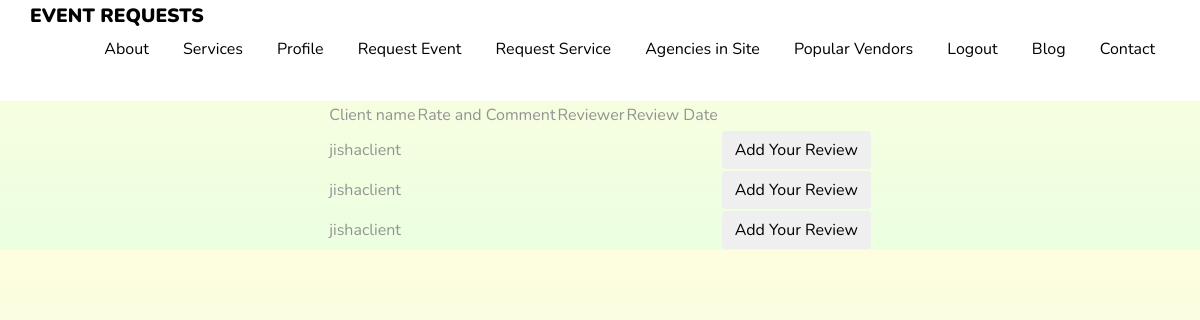
Before: /agency/profile/clientlist/ (signed in) with the older database file.
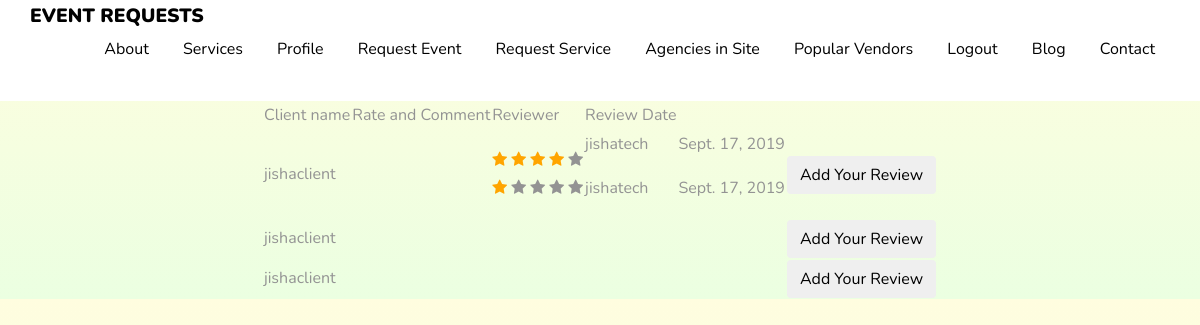
After: the same page with the newer database file.
### event/models.py (models this page shows, shortened)
class Event(models.Model):
    event_name = models.CharField(max_length=255, null=True)
    event_venue = models.CharField(max_length=255, null=True)
    event_type = models.CharField(max_length=255, blank=True, null=True)
    event_budget = models.IntegerField(null=True)
    event_guest_number = models.IntegerField(blank=True, null=True)
    event_date = models.DateField(blank=True, null=True)
    event_time = models.TimeField(blank=True, null=True)
    event_remote_arrange = models.CharField(max_length=255, blank=True, null=True)
    event_size = models.CharField(max_length=255, blank=True, null=True)
    event_description = models.CharField(max_length=2083, blank=True, null=True)
    event_client_name = models.CharField(max_length=255, blank=True, null=True)
    event_client = models.ForeignKey('client.Client', on_delete=models.CASCADE, blank=True, null=True)
    event_agency = models.ForeignKey('agency.Agency', on_delete=models.CASCADE, blank=True, null=True)
    event_username = models.CharField(max_length=255, blank=True, null=True)
    is_secured = models.BooleanField(default=False)

### feedback/models.py (models this page shows)
class Feedback(models.Model):
    customer_name = models.CharField(max_length=120, default=None, blank=True, null=True)
    agency_name = models.CharField(max_length=120, default=None, blank=True, null=True)
    customer_email = models.EmailField(max_length=255, default=None, blank=True, null=True)
    review = models.TextField(default=None, blank=True, null=True)
    date = models.DateField(auto_now_add=True)
    is_favorite = models.IntegerField(choices=Rating_CHOICES, default=1, blank=True, null=True)
    behaviour = models.IntegerField(choices=Rating_CHOICES, default=1, blank=True, null=True)
    professionalism = models.IntegerField(choices=Rating_CHOICES, default=1, blank=True, null=True)
    price_fairness = models.IntegerField(choices=Rating_CHOICES, default=1, blank=True, null=True)
    overall = models.IntegerField(choices=Rating_CHOICES, default=1, blank=True, null=True)
    Average = models.IntegerField(choices=Rating_CHOICES, default=1, blank=True, null=True)

### agency/views.py (the view)
# urls.py: path('clientlist/', clientlist_view, name='clientlist'),
def clientlist_view(request):
    clients = Event.objects.filter(event_username=request.user.username)
    review_client = Event.objects.filter(event_username=request.user.username).order_by('id')[0]
    feedback = Feedback.objects.filter(agency_name=review_client.event_client_name).all()
    return render(request, 'clientlist.html', {'clients': clients, 'feedback': feedback})

### agency/templates/clientlist.html (shortened to what the changed rows need)
<!DOCTYPE html>
{% extends 'new_base.html' %}
{% load static %}
{% block content %}
<div class="site-wrap" id="home-section">
<body>
<link rel="stylesheet" href="https://cdnjs.cloudflare.com/ajax/libs/font-awesome/4.7.0/css/font-awesome.min.css">
<center>
<table>
    <thead>
    <tr>
        <td>  Client name  </td>
        <td>  Rate and Comment  </td>
        <td>  Reviewer    </td>
        <td> Review Date </td>
    </tr>
    </thead>
    {% for client in clients %}
    {% if client.event_client_name %}
    <tr>
        <td>
            {{ client.event_client_name }}
        </td>
        <td>
        </td>
        <td>
            {% for review in feedback %}
            {% if review.agency_name == client.event_client_name %}
                {% if review.is_favorite == 5 %}
    <span class="fa fa-star checked"></span>
    <span class="fa fa-star checked"></span>
    <span class="fa fa-star checked"></span>
    <span class="fa fa-star checked"></span>
    <span class="fa fa-star checked"></span>
    {% elif review.is_favorite == 4 %}
    <span class="fa fa-star checked"></span>
    <span class="fa fa-star checked"></span>
    <span class="fa fa-star checked"></span>
    <span class="fa fa-star checked"></span>
    <span class="fa fa-star"></span>
     {% elif review.is_favorite == 3 %}
    <span class="fa fa-star checked"></span>
    <span class="fa fa-star checked"></span>
    <span class="fa fa-star checked"></span>
    <span class="fa fa-star"></span>
    <span class="fa fa-star"></span>
     {% elif review.is_favorite == 2 %}
    <span class="fa fa-star checked"></span>
    <span class="fa fa-star checked"></span>
    <span class="fa fa-star "></span>
    <span class="fa fa-star"></span>
    <span class="fa fa-star"></span>
     {% elif review.is_favorite == 1 %}
    <span class="fa fa-star checked"></span>
    <span class="fa fa-star "></span>
    <span class="fa fa-star "></span>
    <span class="fa fa-star"></span>
    <span class="fa fa-star"></span>
    {% endif %}
    <br>
            {% endif %}
            {% endfor %}
        </td>
        <td>
            {% for feed in feedback %}
            {% if feed.agency_name == client.event_client_name %}
            <p>{{ feed.customer_name }}</p>
            {% endif %}
            {% endfor %}
        </td>
        <td>
            {% for feed in feedback %}
            {% if feed.agency_name == client.event_client_name %}
            <p>{{ feed.date }}</p>
            {% endif %}
            {% endfor %}
        </td>
        <td>
            <a class="btn-link" href="/feedback/?sku={{ client.event_client_name }}">
            <button type="submit" class="btn btn-default" name="sku" value="{{ client.event_client_name }}"
                style="float: left;">
                Add Your Review
            </button>
            </a>
        </td>
    </tr>
    {% endif %}
    {% endfor %}
</table>
</center>
{% endblock %}

Changed rows visible on the page:
added Feedback: agency_name "jishaclient" (drawn), customer_name "jishatech", date "Sept. 17, 2019", shown under Event (number 1 of 3 on the later page)
added Feedback: agency_name "jishaclient" (drawn), customer_name "jishatech", date "Sept. 17, 2019", shown under Event (number 1 of 3 on the later page)
